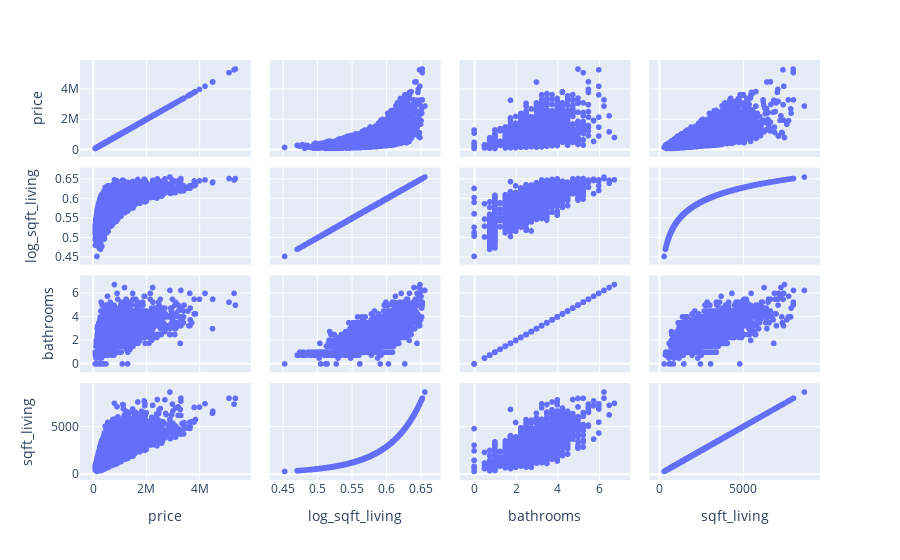

Write notebook code for a chart like this one.
### Code cell
figura = px.scatter_matrix(data_frame=datos, 
                           dimensions=["price", "log_sqft_living", "chg_sqft_living", "sqft_living" ])
figura.show()

### Figure 1 — Plotly figure (JSON) as saved in the notebook; plotly's stock layout.template omitted (floating-point values rounded to 4 significant figures; data arrays with more than 128 entries replaced by an {"elided": "..."} marker saying what was removed)
{"data": [{"dimensions": [{"axis": {"matches": true}, "label": "price", "values": {"elided": "21605 int values"}}, {"axis": {"matches": true}, "label": "log_sqft_living", "values": {"elided": "21605 float values"}}, {"axis": {"matches": true}, "label": "bathrooms", "values": {"elided": "21605 float values"}}, {"axis": {"matches": true}, "label": "sqft_living", "values": {"elided": "21605 int values"}}], "hovertemplate": "%{xaxis.title.text}=%{x}<br>%{yaxis.title.text}=%{y}<extra></extra>", "legendgroup": "", "marker": {"color": "#636efa", "symbol": "circle"}, "name": "", "showlegend": false, "type": "splom"}], "layout": {"dragmode": "select", "legend": {"tracegroupgap": 0}, "margin": {"t": 60}}}
